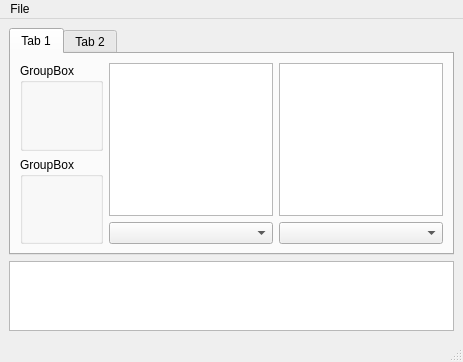
<?xml version="1.0" encoding="UTF-8"?>
<ui version="4.0">
 <class>MainWindow</class>
 <widget class="QMainWindow" name="MainWindow">
  <property name="geometry">
   <rect>
    <x>0</x>
    <y>0</y>
    <width>463</width>
    <height>362</height>
   </rect>
  </property>
  <property name="windowTitle">
   <string>MainWindow</string>
  </property>
  <widget class="QWidget" name="centralwidget">
   <property name="font">
    <font>
     <weight>50</weight>
     <bold>false</bold>
    </font>
   </property>
   <layout class="QGridLayout" name="gridLayout_2">
    <item row="0" column="0">
     <widget class="QTabWidget" name="tabWidget">
      <widget class="QWidget" name="tab">
       <attribute name="title">
        <string>Tab 1</string>
       </attribute>
       <layout class="QHBoxLayout" name="horizontalLayout">
        <item>
         <layout class="QVBoxLayout" name="verticalLayout_3">
          <item>
           <widget class="QGroupBox" name="groupBox_2">
            <property name="title">
             <string>GroupBox</string>
            </property>
           </widget>
          </item>
          <item>
           <widget class="QGroupBox" name="groupBox">
            <property name="title">
             <string>GroupBox</string>
            </property>
           </widget>
          </item>
         </layout>
        </item>
        <item>
         <layout class="QGridLayout" name="gridLayout_3">
          <item row="0" column="0">
           <widget class="QGraphicsView" name="graphicsView"/>
          </item>
          <item row="0" column="1">
           <widget class="QGraphicsView" name="graphicsView_2"/>
          </item>
          <item row="1" column="0">
           <widget class="QComboBox" name="comboBox"/>
          </item>
          <item row="1" column="1">
           <widget class="QComboBox" name="comboBox_2"/>
          </item>
         </layout>
        </item>
       </layout>
      </widget>
      <widget class="QWidget" name="tab_2">
       <attribute name="title">
        <string>Tab 2</string>
       </attribute>
      </widget>
     </widget>
    </item>
    <item row="1" column="0">
     <widget class="QTextBrowser" name="textBrowser">
      <property name="maximumSize">
       <size>
        <width>16777215</width>
        <height>100</height>
       </size>
      </property>
     </widget>
    </item>
   </layout>
  </widget>
  <widget class="QMenuBar" name="menubar">
   <property name="geometry">
    <rect>
     <x>0</x>
     <y>0</y>
     <width>463</width>
     <height>18</height>
    </rect>
   </property>
   <widget class="QMenu" name="menuFile">
    <property name="title">
     <string>File</string>
    </property>
    <addaction name="actionOpen"/>
   </widget>
   <addaction name="menuFile"/>
  </widget>
  <widget class="QStatusBar" name="statusbar"/>
  <action name="actionOpen">
   <property name="text">
    <string>Open</string>
   </property>
  </action>
 </widget>
 <resources/>
 <connections/>
</ui>
